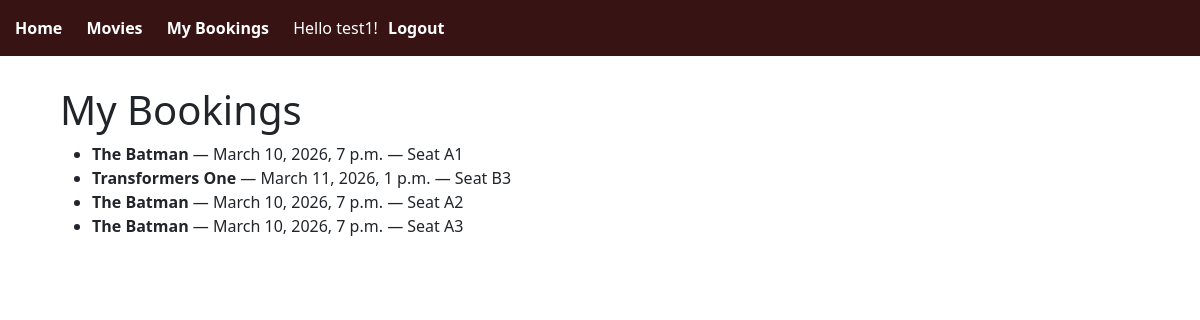
The page /bookings-page/ (signed in) on the database as committed earlier.
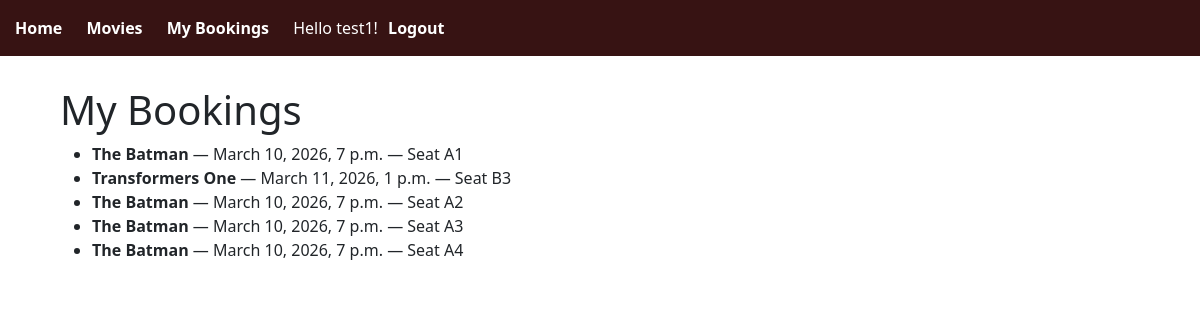
The same page on the database as committed later.
### bookings/models.py (models this page shows, shortened)
class Booking(models.Model):
    seat = models.ForeignKey(Seat, on_delete=models.CASCADE)
    user = models.ForeignKey(User, on_delete=models.CASCADE)
    booking_date = models.DateTimeField(auto_now_add=True)

class Seat(models.Model):
    showing = models.ForeignKey(Showing, on_delete=models.CASCADE)
    seat_number = models.CharField(max_length=5)
    booking_status = models.BooleanField()

class Showing(models.Model):
    movie = models.ForeignKey(Movie, on_delete=models.CASCADE)
    start_time = models.DateTimeField()

class Movie(models.Model):
    title = models.CharField(max_length=190)
    description = models.TextField()
    release_date = models.DateField()
    duration = models.PositiveIntegerField(help_text="Time in minutes")

### bookings/views.py (the view)
# urls.py: path('bookings-page/', views.booking_history, name='booking_history'),
@login_required
def booking_history(request):
    bookings = Booking.objects.filter(user=request.user).select_related(
        'seat__showing__movie',
        'seat__showing',
        'seat'
    )
    return render(request, 'bookings/booking_history.html', {'bookings': bookings})

### bookings/templates/bookings/booking_history.html
<!DOCTYPE html>
{% extends "bookings/base.html" %}
{% block content %}
<html>
<body>
    <h1>My Bookings</h1>
    <ul>
      {% for b in bookings %}
        <li>
          <strong>{{ b.seat.showing.movie.title }}</strong>
          — {{ b.seat.showing.start_time }}
          — Seat {{ b.seat.seat_number }}
        </li>
      {% empty %}
        <li>No bookings yet.</li>
      {% endfor %}
    </ul>
</body>
</html>
{% endblock %}

### bookings/templates/bookings/base.html (shortened to what this page needs)
<!DOCTYPE html>
<html>
<head>
    <link href="https://cdn.jsdelivr.net/npm/bootstrap@5.3.2/dist/css/bootstrap.min.css" rel="stylesheet">
</head>
<body>
    <nav>
        <a href="/">Home</a>
        <a href="/movies-page/">Movies</a>
        <a href="/bookings-page/">My Bookings</a>
        {% if user.is_authenticated %}
            <span style="color: white;">Hello {{ user.username }}!</span>
            <form action="{% url 'logout' %}" method="post" style="display:inline;">
                <button type="submit" style="background:none;border:none;color:white;font-weight:bold;cursor:pointer;">
                Logout
                </button>
            </form>
        {% else %}
            <a href="/accounts/login/">Login</a>
            <a href="/signup/">Sign Up</a>
        {% endif %}
    </nav>
    <div class="container">
        {% block content %}
        {% endblock %}
    </div>
    </body>
</html>

### bookings/templates/bookings/base.html (style rules this page uses)
nav { background-color: #371313; padding: 15px; }
nav a { color: white; text-decoration: none; margin-right: 20px; font-weight: bold; }
.container { padding: 30px; }

Rows that differ between the two databases and show on the page:
added Booking: seat.showing.movie "The Batman", seat.showing.start_time "March 10, 2026, 7 p.m.", seat.seat_number "A4"
